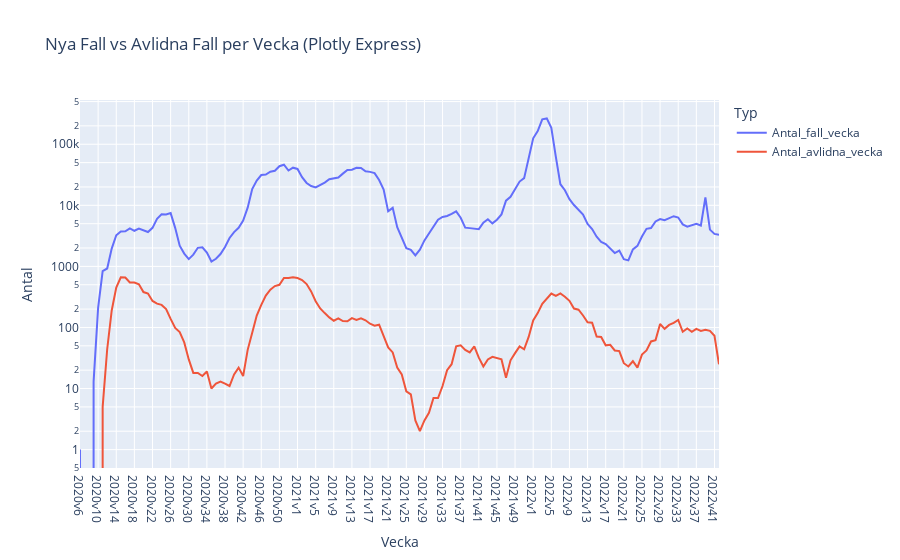

The code cell stored with this chart in its notebook:
### Markdown cell above
## Uppgift 1
### e) 
Rita linjediagram av både avlidna fall per vecka och nya fall per vecka i samma fönster från 2020v6 till
nu

### Code cell
# Seaborn

plt.figure(figsize=(15, 6))

sns.lineplot(x='Vecka', y='Antal_fall_vecka', data=covid_data, label='Nya Fall')
sns.lineplot(x='Vecka', y='Antal_avlidna_vecka', data=covid_data, label='Avlidna Fall')
plt.title('Nya Fall vs Avlidna per Vecka (Seaborn)')
plt.xlabel('Vecka')
plt.ylabel('Antal')
plt.yscale('log')

xticks = np.arange(0, len(covid_data['Vecka']), step=5)
plt.xticks(ticks=xticks, labels=covid_data['Vecka'][xticks], rotation=45)
plt.tight_layout
plt.show()

# Plotly Express

fig_px_combined = px.line(covid_data, x='Vecka', y=['Antal_fall_vecka', 'Antal_avlidna_vecka'],
                          labels={'value': 'Antal', 'variable': 'Typ'},
                          log_y=True,
                          title='Nya Fall vs Avlidna Fall per Vecka (Plotly Express)')
fig_px_combined.show()

fig_px.write_html("../Labb/Visualiseringar/Nya_fall_avlidna_per_vecka_plotly.html")

### Figure 1 — Plotly figure (JSON) as saved in the notebook; plotly's stock layout.template omitted (floating-point values rounded to 4 significant figures; data arrays with more than 128 entries replaced by an {"elided": "..."} marker saying what was removed)
{"data": [{"hovertemplate": "Typ=Antal_fall_vecka<br>Vecka=%{x}<br>Antal=%{y}<extra></extra>", "legendgroup": "Antal_fall_vecka", "line": {"color": "#636efa", "dash": "solid"}, "marker": {"symbol": "circle"}, "mode": "lines", "name": "Antal_fall_vecka", "orientation": "v", "showlegend": true, "type": "scatter", "x": {"elided": "142 str values"}, "xaxis": "x", "y": {"elided": "142 int values"}, "yaxis": "y"}, {"hovertemplate": "Typ=Antal_avlidna_vecka<br>Vecka=%{x}<br>Antal=%{y}<extra></extra>", "legendgroup": "Antal_avlidna_vecka", "line": {"color": "#EF553B", "dash": "solid"}, "marker": {"symbol": "circle"}, "mode": "lines", "name": "Antal_avlidna_vecka", "orientation": "v", "showlegend": true, "type": "scatter", "x": {"elided": "142 str values"}, "xaxis": "x", "y": {"elided": "142 int values"}, "yaxis": "y"}], "layout": {"legend": {"title": {"text": "Typ"}, "tracegroupgap": 0}, "title": {"text": "Nya Fall vs Avlidna Fall per Vecka (Plotly Express)"}, "xaxis": {"anchor": "y", "domain": [0, 1], "title": {"text": "Vecka"}}, "yaxis": {"anchor": "x", "domain": [0, 1], "title": {"text": "Antal"}, "type": "log"}}}
